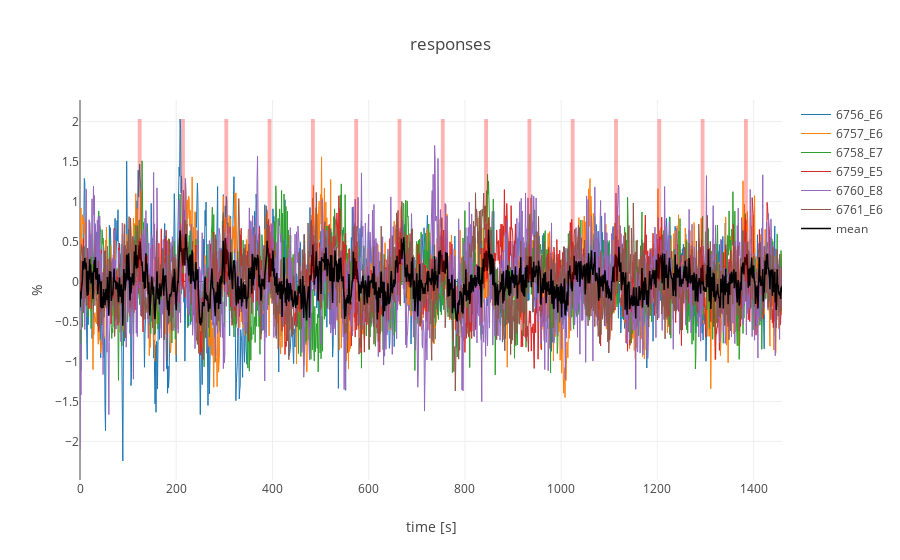

Notebook source saved alongside this figure:
### Code cell
# import plottools
import importlib
importlib.reload(plottools)
%matplotlib qt

plottools.plotlyplot(frames,stimList,duration=duration,names=keys)

### Figure 1 — Plotly figure (JSON) as saved in the notebook; plotly's stock layout.template omitted (floating-point values rounded to 4 significant figures; data arrays with more than 128 entries replaced by an {"elided": "..."} marker saying what was removed)
{"data": [{"line": {"width": 1}, "mode": "lines", "name": "6756_E6", "showlegend": true, "type": "scatter", "uid": "57850a9c-8fe9-11e8-a0c1-5cea1d5dd586", "x": {"elided": "1460 int values"}, "y": {"elided": "1460 float values"}}, {"line": {"width": 1}, "mode": "lines", "name": "6757_E6", "showlegend": true, "type": "scatter", "uid": "57850a9d-8fe9-11e8-a1bb-5cea1d5dd586", "x": {"elided": "1460 int values"}, "y": {"elided": "1460 float values"}}, {"line": {"width": 1}, "mode": "lines", "name": "6758_E7", "showlegend": true, "type": "scatter", "uid": "57850a9e-8fe9-11e8-8682-5cea1d5dd586", "x": {"elided": "1460 int values"}, "y": {"elided": "1460 float values"}}, {"line": {"width": 1}, "mode": "lines", "name": "6759_E5", "showlegend": true, "type": "scatter", "uid": "57850a9f-8fe9-11e8-bbfa-5cea1d5dd586", "x": {"elided": "1460 int values"}, "y": {"elided": "1460 float values"}}, {"line": {"width": 1}, "mode": "lines", "name": "6760_E8", "showlegend": true, "type": "scatter", "uid": "57850aa0-8fe9-11e8-8946-5cea1d5dd586", "x": {"elided": "1460 int values"}, "y": {"elided": "1460 float values"}}, {"line": {"width": 1}, "mode": "lines", "name": "6761_E6", "showlegend": true, "type": "scatter", "uid": "57850aa1-8fe9-11e8-8aed-5cea1d5dd586", "x": {"elided": "1460 int values"}, "y": {"elided": "1460 float values"}}, {"line": {"color": "black", "width": 1.5}, "mode": "lines", "name": "mean", "showlegend": true, "type": "scatter", "uid": "57850aa2-8fe9-11e8-926a-5cea1d5dd586", "x": {"elided": "1460 int values"}, "y": {"elided": "1460 float values"}}], "layout": {"shapes": [{"fillcolor": "red", "line": {"width": 0}, "opacity": 0.3, "type": "rect", "x0": 120, "x1": 128, "xref": "x", "y0": 0, "y1": 2.033, "yref": "y"}, {"fillcolor": "red", "line": {"width": 0}, "opacity": 0.3, "type": "rect", "x0": 210, "x1": 218, "xref": "x", "y0": 0, "y1": 2.033, "yref": "y"}, {"fillcolor": "red", "line": {"width": 0}, "opacity": 0.3, "type": "rect", "x0": 300, "x1": 308, "xref": "x", "y0": 0, "y1": 2.033, "yref": "y"}, {"fillcolor": "red", "line": {"width": 0}, "opacity": 0.3, "type": "rect", "x0": 390, "x1": 398, "xref": "x", "y0": 0, "y1": 2.033, "yref": "y"}, {"fillcolor": "red", "line": {"width": 0}, "opacity": 0.3, "type": "rect", "x0": 480, "x1": 488, "xref": "x", "y0": 0, "y1": 2.033, "yref": "y"}, {"fillcolor": "red", "line": {"width": 0}, "opacity": 0.3, "type": "rect", "x0": 570, "x1": 578, "xref": "x", "y0": 0, "y1": 2.033, "yref": "y"}, {"fillcolor": "red", "line": {"width": 0}, "opacity": 0.3, "type": "rect", "x0": 660, "x1": 668, "xref": "x", "y0": 0, "y1": 2.033, "yref": "y"}, {"fillcolor": "red", "line": {"width": 0}, "opacity": 0.3, "type": "rect", "x0": 750, "x1": 758, "xref": "x", "y0": 0, "y1": 2.033, "yref": "y"}, {"fillcolor": "red", "line": {"width": 0}, "opacity": 0.3, "type": "rect", "x0": 840, "x1": 848, "xref": "x", "y0": 0, "y1": 2.033, "yref": "y"}, {"fillcolor": "red", "line": {"width": 0}, "opacity": 0.3, "type": "rect", "x0": 930, "x1": 938, "xref": "x", "y0": 0, "y1": 2.033, "yref": "y"}, {"fillcolor": "red", "line": {"width": 0}, "opacity": 0.3, "type": "rect", "x0": 1020, "x1": 1028, "xref": "x", "y0": 0, "y1": 2.033, "yref": "y"}, {"fillcolor": "red", "line": {"width": 0}, "opacity": 0.3, "type": "rect", "x0": 1110, "x1": 1118, "xref": "x", "y0": 0, "y1": 2.033, "yref": "y"}, {"fillcolor": "red", "line": {"width": 0}, "opacity": 0.3, "type": "rect", "x0": 1200, "x1": 1208, "xref": "x", "y0": 0, "y1": 2.033, "yref": "y"}, {"fillcolor": "red", "line": {"width": 0}, "opacity": 0.3, "type": "rect", "x0": 1290, "x1": 1298, "xref": "x", "y0": 0, "y1": 2.033, "yref": "y"}, {"fillcolor": "red", "line": {"width": 0}, "opacity": 0.3, "type": "rect", "x0": 1380, "x1": 1388, "xref": "x", "y0": 0, "y1": 2.033, "yref": "y"}], "title": "responses", "xaxis": {"title": "time [s]"}, "yaxis": {"title": "%"}}}
